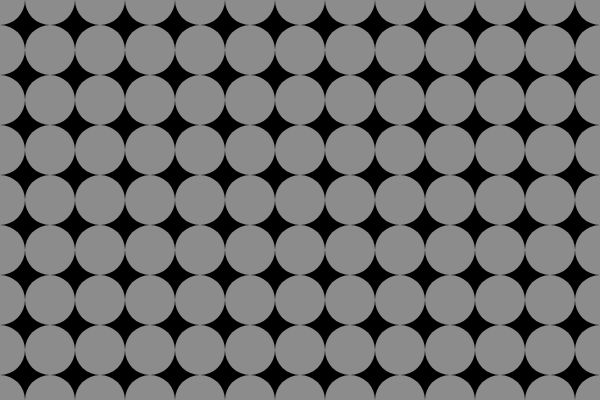
Frame 1 (no input)
Frame 60 (no input): identical to frame 1, image omitted
Frame 120 (the mouse pressed at the canvas centre since frame 60): identical to frame 1, image omitted

The p5.js sketch that drew this single still picture (run headless with seeded random() and noise() and a simulated clock; from frame 60 on, the mouse is pressed at the canvas centre):

// p5.js sketch
// ── sketch.js
// Getting Started with p5.js
// Lauren McCarthy, Casey Reas, Ben Fry

function setup() {
  createCanvas(600, 400);
  noStroke();
}

function draw() {
  background(0);
  for (var y = 0; y < height+25; y += 50) {
    for (var x = 0; x < width+25; x += 50) {
      fill(255, 140);
      ellipse(x, y, 50, 50);
    }
  }
}
